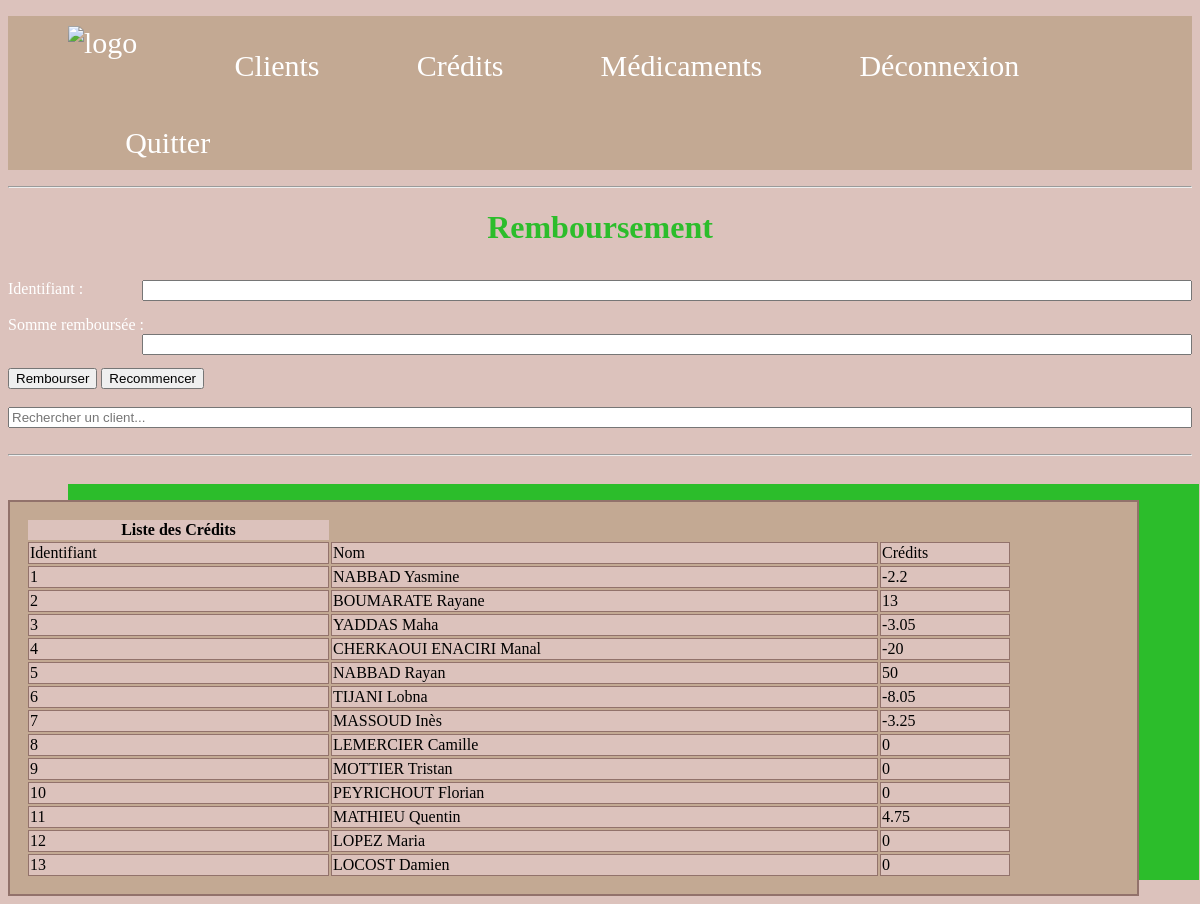
/Crédits.php, run on the app's committed database.
### tables this page shows
CREATE TABLE `clients` (
  `Identifiant` int(5) NOT NULL,
  `Nom` text NOT NULL,
  `Sécurité` int(10) NOT NULL,
  `Téléphone` int(10) NOT NULL,
  `Adresse` text NOT NULL,
  `Crédits` double DEFAULT NULL
);

### Crédits.php (the view, shortened to what this page needs)
<!DOCTYPE html>
<html>
<head>
    <link rel="stylesheet" href="stylebis.css">
	<?php require 'menu.php';?>
</head>
<body>
<hr>
    <div>
            <form method="POST" action="remboursement.php">
                <h1> Remboursement </h1><br>
                <p>Identifiant : <input type="text" name="id" style="display: block; float:right; width: 88%"><br><br>
                Somme remboursée : <input type="text" name="remboursée" style="display: block; float:right; width: 88%">
                </p><br>
                    <input type="submit" value="Rembourser">
                    <input type="reset" value="Recommencer">
            </form>
        </div><br>
    <div>
        <form method="POST" action="recherchecrédit.php">
            <input style="margin-left: 0%; width: 100%"type="search" name="variable" placeholder="Rechercher un client...">
        </form>
    </div>
<br><hr><br><br>
	<div class="divafficher">
        <table>
            <thead>
               <tr>
                    <th>Liste des Crédits</th>
        	   </tr>
                <tr>
        		  <td>Identifiant</td>
        		  <td>Nom</td>
        		  <td>Crédits </td>
        	   </tr>
            </thead>
            <tbody>
                <?php
                    try{$bdd = new PDO('mysql:host=localhost;dbname=pharmacie ynrb;charset=utf8', 'root', '');}
                    catch(Exception $e){die('Erreur : '.$e->getMessage());}
                    $reponse = $bdd->query('SELECT * FROM clients');
                ?>
                <?php
                    while($donnees = $reponse->fetch()) {?>
                    <tr>
                        <td><?php echo $donnees['Identifiant'];?></td>
                        <td><?php echo $donnees['Nom'];?></td>
                        <td><?php echo $donnees['Crédits'];?></td>
                    </tr>
                <?php   }?>
            </tbody>
        </table>
    </div>
</body>
</html>

### stylebis.css (style rules this page uses)
body { background-color: #DCC2BC; font-family: 'Times New Roman'; }
h1 { font-size: 200%; font-family: Time New Roman; color :#2CBD2B; margin-bottom: 0%; text-align: center; }
p { color:white; font-style: 'Times New Roman'; }
.divafficher { width: 92.5%; border: 2px solid #92726B; box-shadow: 60px -16px #2CBD2B ; padding: 1em; background-color:#C3A993; }
table { width: 90%; }
tr,td { border: 1px solid #92726B; background-color: #DCC2BC; }

### data on the page
clients: Identifiant "1", Nom "NABBAD Yasmine", Crédits "-2.2"
clients: Identifiant "2", Nom "BOUMARATE Rayane", Crédits "13"
clients: Identifiant "3", Nom "YADDAS Maha", Crédits "-3.05"
clients: Identifiant "4", Nom "CHERKAOUI ENACIRI Manal", Crédits "-20"
clients: Identifiant "5", Nom "NABBAD Rayan", Crédits "50"
clients: Identifiant "6", Nom "TIJANI Lobna", Crédits "-8.05"
clients: Identifiant "7", Nom "MASSOUD Inès", Crédits "-3.25"
clients: Identifiant "8", Nom "LEMERCIER Camille", Crédits "0"
clients: Identifiant "9", Nom "MOTTIER Tristan", Crédits "0"
clients: Identifiant "10", Nom "PEYRICHOUT Florian", Crédits "0"
clients: Identifiant "11", Nom "MATHIEU Quentin", Crédits "4.75"
clients: Identifiant "12", Nom "LOPEZ Maria", Crédits "0"
clients: Identifiant "13", Nom "LOCOST Damien", Crédits "0"
